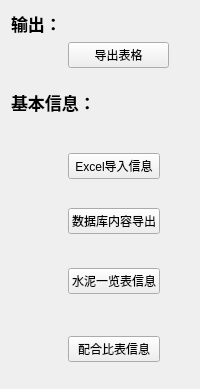
    <widget class="QWidget" name="MenuWidget" native="true">
     <layout class="QGridLayout" name="gridLayout">
      <item row="3" column="3">
       <spacer name="verticalSpacer_8">
        <property name="orientation">
         <enum>Qt::Vertical</enum>
        </property>
        <property name="sizeHint" stdset="0">
         <size>
          <width>20</width>
          <height>58</height>
         </size>
        </property>
       </spacer>
      </item>
      <item row="2" column="3">
       <spacer name="verticalSpacer_7">
        <property name="orientation">
         <enum>Qt::Vertical</enum>
        </property>
        <property name="sizeHint" stdset="0">
         <size>
          <width>20</width>
          <height>57</height>
         </size>
        </property>
       </spacer>
      </item>
      <item row="6" column="1">
       <widget class="QPushButton" name="MixpushButton">
        <property name="text">
         <string>配合比表信息</string>
        </property>
       </widget>
      </item>
      <item row="0" column="0">
       <widget class="QLabel" name="OutputLabel">
        <property name="font">
         <font>
          <pointsize>13</pointsize>
          <weight>75</weight>
          <bold>true</bold>
         </font>
        </property>
        <property name="text">
         <string>输出：</string>
        </property>
       </widget>
      </item>
      <item row="4" column="1">
       <widget class="QPushButton" name="OutPutSQLButton">
        <property name="text">
         <string>数据库内容导出</string>
        </property>
       </widget>
      </item>
      <item row="4" column="3">
       <spacer name="verticalSpacer">
        <property name="orientation">
         <enum>Qt::Vertical</enum>
        </property>
        <property name="sizeHint" stdset="0">
         <size>
          <width>20</width>
          <height>40</height>
         </size>
        </property>
       </spacer>
      </item>
      <item row="6" column="3">
       <spacer name="verticalSpacer_10">
        <property name="orientation">
         <enum>Qt::Vertical</enum>
        </property>
        <property name="sizeHint" stdset="0">
         <size>
          <width>20</width>
          <height>57</height>
         </size>
        </property>
       </spacer>
      </item>
      <item row="1" column="1" colspan="2">
       <widget class="QPushButton" name="OutExcelButton">
        <property name="text">
         <string>导出表格</string>
        </property>
       </widget>
      </item>
      <item row="5" column="1">
       <widget class="QPushButton" name="CementDateButton">
        <property name="text">
         <string>水泥一览表信息</string>
        </property>
       </widget>
      </item>
      <item row="5" column="3">
       <spacer name="verticalSpacer_9">
        <property name="orientation">
         <enum>Qt::Vertical</enum>
        </property>
        <property name="sizeHint" stdset="0">
         <size>
          <width>20</width>
          <height>68</height>
         </size>
        </property>
       </spacer>
      </item>
      <item row="3" column="1">
       <widget class="QPushButton" name="InSQLButton">
        <property name="text">
         <string>Excel导入信息</string>
        </property>
       </widget>
      </item>
      <item row="2" column="0" colspan="2">
       <widget class="QLabel" name="BasicInformationLabel">
        <property name="font">
         <font>
          <pointsize>13</pointsize>
          <weight>75</weight>
          <bold>true</bold>
         </font>
        </property>
        <property name="text">
         <string>基本信息：</string>
        </property>
       </widget>
      </item>
     </layout>
    </widget>
